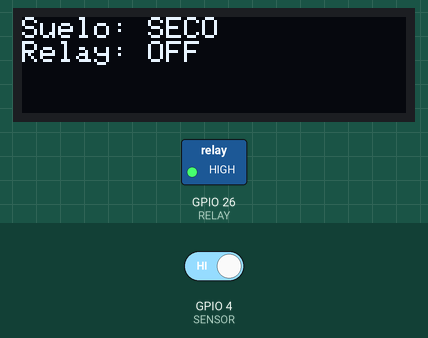
This sketch was run on a simulated ESP32. On the bench: 128×32 one-colour display, switched loads named in the sketch (green lamp = pin HIGH). The inputs (shaded band) are chosen by the test bench; at power-on: GPIO 4 (SENSOR) HIGH. Random numbers use the default seed unless the sketch sets one.

Above: at 1.8 s.
1.9 s: GPIO 4 (SENSOR) driven LOW
At 3.2 s:
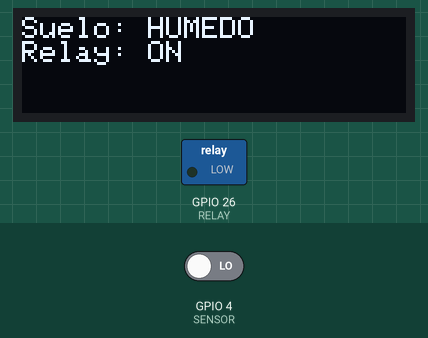
3.5 s: GPIO 4 (SENSOR) driven HIGH
At 4.6 s:
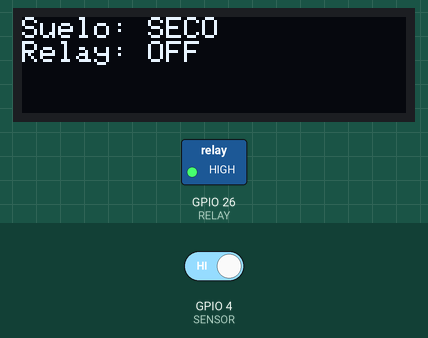
Timing chart, 0 to 6.5 s (numbered marks = the images above; inputs shaded):
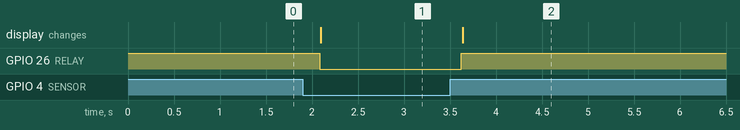

Measured:
- after the input at 1.9 s, GPIO 26 (RELAY): HIGH → LOW after 0.18 s; the display: changes after 0.20 s (image 1)
- after the input at 3.5 s, GPIO 26 (RELAY): LOW → HIGH after 0.12 s; the display: changes after 0.14 s (image 2)

The sketch:

Sensor_HUM_TEMP_Thinger..io.ino
```cpp
/*
Proyecto: Sensor de Humedad y Temperatura
Asignatura: Internet de las Cosas
NRC: xxxx

Descripción breve:
Sistema que tiene como funcion medir la humaded y temperatura del suelo y
del hambiente dando como resultado los mensajes de "☀️ AMBIENTE SECO " u "💧 HUMEDAD DETECTADA" acorde a
como este la tierra.

Pines utilizados:
#define SENSOR 4
#define RELAY 26

...

Librerías utilizadas:
#include <Wire.h>
#include <Adafruit_GFX.h>
#include <Adafruit_SSD1306.h>

Referencias:
- Enlaces, tutoriales o documentación consultada

Autores:
- Caldas Godoy Anthony Freddy
- Angulo Orellana Jose Ibrahin
- Cruz Angulo Nayeli Noemi
*/

#include <WiFi.h>
#include <ThingerESP32.h>
#include <Wire.h>
#include <Adafruit_GFX.h>
#include <Adafruit_SSD1306.h>

// --- DATOS DE THINGER.IO ---
#define USER_ID             "nayeli_cruz"     //
#define DEVICE_ID           "ESP32_Planta"    //
#define DEVICE_CREDENTIAL   "Nayeli123"

// --- DATOS WIFI ---
#define WIFI_SSID           "LAB_MEL"
#define WIFI_PASSWORD       "Mel_1981"

ThingerESP32 thing(USER_ID, DEVICE_ID, DEVICE_CREDENTIAL);

#define SCREEN_WIDTH 128
#define SCREEN_HEIGHT 32
#define SENSOR 4
#define RELAY 26

Adafruit_SSD1306 display(SCREEN_WIDTH, SCREEN_HEIGHT, &Wire, -1);

// --- VARIABLES DINÁMICAS (ESTAS YA NO SON ESTÁTICAS) ---
float temperatura = 25.0;
String estado_suelo = "Cargando..."; // Esta cambiará sola

void setup() {
  Serial.begin(115200);
  pinMode(SENSOR, INPUT);
  pinMode(RELAY, OUTPUT);
  digitalWrite(RELAY, HIGH);

  thing.add_wifi(WIFI_SSID, WIFI_PASSWORD);

  // --- RECURSO DINÁMICO ---
  // Thinger leerá estas variables cada vez que refresque el dashboard
  thing["datos"] >> [](pson& out){
      out["estado"] = estado_suelo; // Envía "SECO" o "HUMEDO" según el sensor
      out["temp"] = temperatura;
  };

  display.begin(SSD1306_SWITCHCAPVCC, 0x3C);
  display.clearDisplay();
  display.setTextColor(WHITE);
}

void loop() {
  thing.handle();

  // LEER EL SENSOR
  int lectura = digitalRead(SENSOR);

  // ACTUALIZAR LA VARIABLE QUE VA A LA NUBE
  if (lectura == LOW) {
    estado_suelo = "HUMEDO";  // Se actualiza el texto
    digitalWrite(RELAY, LOW);
  } else {
    estado_suelo = "SECO";    // Se actualiza el texto
    digitalWrite(RELAY, HIGH);
  }

  // SIMULAR CAMBIO DE TEMPERATURA (Para que el widget Gauge se mueva)
  temperatura = 24.0 + (random(0, 40) / 10.0);

  // ACTUALIZAR PANTALLA OLED
  display.clearDisplay();
  display.setCursor(0,0);
  display.print("Suelo: "); display.println(estado_suelo);
  display.print("Relay: "); display.println(lectura == LOW ? "ON" : "OFF");
  display.display();

  delay(500);
}
```
